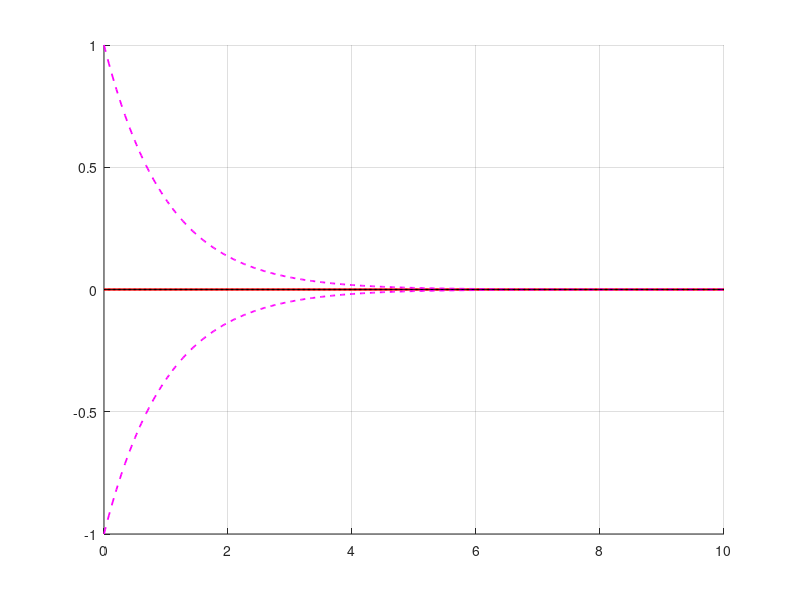

Reproduce this figure in MATLAB. (Note: this script raises an error after producing the figure.)
%动画模拟电磁波在导电媒质中的传播衰减特性
%作者：段庆威， 西安电子科技大学 物理学院
%日期：2025年3月
clear       %清零变量
close all   %清零图窗
k2 = 1;     %衰减常数, 0.5, 2
a = 1;          %振幅
omega = 1*pi;   %角频率
lamda = 1;
k = 2*pi/lamda;  %相位常数
phi_0 = 0;      %初相位
x = linspace(0, 10, 500);   %展示范围0~4*pi

figure('Position',[0,0,500,600],'Color','w')  
grid on;        %生成网络线
hold on;        %保持图像
dataY = zeros(size(x));     %初始化数据
hy = plot(x, dataY, 'r-', 'LineWidth',1.8);     
axis([0, max(x), -1, 1])        %坐标轴显示范围
hy_2 = plot(x, a*exp(-k2*x), 'm--', 'LineWidth',1.3);       
hy_2_neg = plot(x, -a*exp(-k2*x), 'm--', 'LineWidth',1.3);  
h3 = plot(x, zeros(size(x)), 'k-', 'LineWidth',0.8);

set(gca,'xtick',0:1:10,'xticklabel',sprintfc('%g',0:1:10)); 
set(gca,'ytick',-1:0.5:1,'yticklabel',{'','','','',''}); 
set(gca,'fontsize',27,'FontName','Times New Roman') %坐标轴颜色、字体及字体大小设置
xlabel('传播深度（米）','fontsize',30,'FontName','宋体');
ylabel('电场','fontsize',30,'FontName','宋体');
% plot(1/k2, 1/exp(1),'Marker','o','MarkerFaceColor','b','MarkerSize',9)  %集肤深度位置
t = 0;  %初始化
dt = 0.1;         %时间步长, 0.1秒
set(gca,'position',[0.11, 0.15, 0.85, 0.84],'Color',[0.16,0.98,0.98])
gifname = ['Animation_wave_in_lossy_medium ',num2str(k2,'%.1f'),'.gif'];  %GIF动图文件名
while t <= 10      %绘制10个周期内的时变特性，周期T=1s
    for i=1:length(x)     
        dataY(i)=a*exp(-k2*x(i)).*cos(omega*t - k*x(i) + phi_0);  %特定t时刻下，y随x的变化
    end
    set(hy,'YData',dataY)       %刷新数据
	drawnow  %修改图形对象后立即查看这次更新
    frame = getframe(gcf);   %捕获坐标区或图窗作为影片帧（结构体）
    RGB = frame2im(frame);   %返回与影片帧关联的图像数据（m×n×3数组，数据类型uint8）
    [imind,cmap] = rgb2ind(RGB, 256);  %由于GIF不支持三维数组，需将RGB图像转换为索引图像
    if t==0
        imwrite(imind,cmap,gifname,'GIF', 'Loopcount',inf,'DelayTime',0.1);     %t=0时刻创建一个gif文件
    else
        imwrite(imind,cmap,gifname,'GIF','WriteMode','append','DelayTime',0.1); %向GIF文件逐步添加一帧帧图像
    end    
    set(gcf, 'nextplot','replacechildren')  %在显示新绘图之前删除现有绘图
    t = t + dt;       %下一个时间点
end
